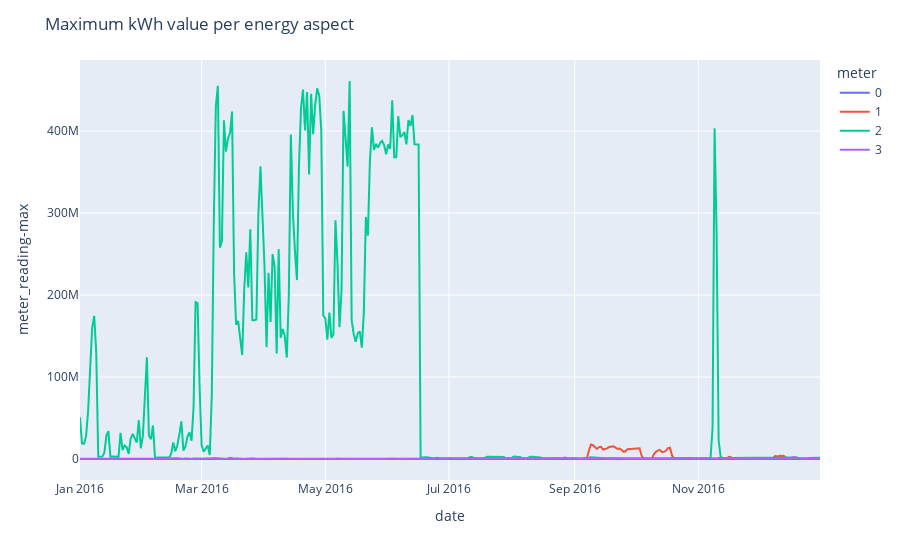

Notebook code for this chart:
### Markdown cell above
The sum for each energy aspect, shows some aberrant values.

meter=0 Eletricity

meter=1 Chilledwater

meter=2 Steam

meter=3 Hotwater

### Code cell
fig_maximum = px.line(daily_train_agg, x='date', y='meter_reading-max', color='meter', render_mode='svg')
fig_maximum.update_layout(title='Maximum kWh value per energy aspect')
fig_maximum.show()

### Figure 1 — Plotly figure (JSON) as saved in the notebook; plotly's stock layout.template omitted (floating-point values rounded to 4 significant figures; data arrays with more than 128 entries replaced by an {"elided": "..."} marker saying what was removed)
{"data": [{"hovertemplate": "meter=0<br>date=%{x}<br>meter_reading-max=%{y}<extra></extra>", "legendgroup": "0", "line": {"color": "#636efa", "dash": "solid"}, "mode": "lines", "name": "0", "orientation": "v", "showlegend": true, "type": "scatter", "x": {"elided": "732 str values"}, "xaxis": "x", "y": {"elided": "732 float values"}, "yaxis": "y"}, {"hovertemplate": "meter=1<br>date=%{x}<br>meter_reading-max=%{y}<extra></extra>", "legendgroup": "1", "line": {"color": "#EF553B", "dash": "solid"}, "mode": "lines", "name": "1", "orientation": "v", "showlegend": true, "type": "scatter", "x": {"elided": "732 str values"}, "xaxis": "x", "y": {"elided": "732 float values"}, "yaxis": "y"}, {"hovertemplate": "meter=2<br>date=%{x}<br>meter_reading-max=%{y}<extra></extra>", "legendgroup": "2", "line": {"color": "#00cc96", "dash": "solid"}, "mode": "lines", "name": "2", "orientation": "v", "showlegend": true, "type": "scatter", "x": {"elided": "732 str values"}, "xaxis": "x", "y": {"elided": "732 float values"}, "yaxis": "y"}, {"hovertemplate": "meter=3<br>date=%{x}<br>meter_reading-max=%{y}<extra></extra>", "legendgroup": "3", "line": {"color": "#ab63fa", "dash": "solid"}, "mode": "lines", "name": "3", "orientation": "v", "showlegend": true, "type": "scatter", "x": {"elided": "732 str values"}, "xaxis": "x", "y": {"elided": "732 float values"}, "yaxis": "y"}], "layout": {"legend": {"title": {"text": "meter"}, "tracegroupgap": 0}, "margin": {"t": 60}, "title": {"text": "Maximum kWh value per energy aspect"}, "xaxis": {"anchor": "y", "domain": [0, 1], "title": {"text": "date"}}, "yaxis": {"anchor": "x", "domain": [0, 1], "title": {"text": "meter_reading-max"}}}}
